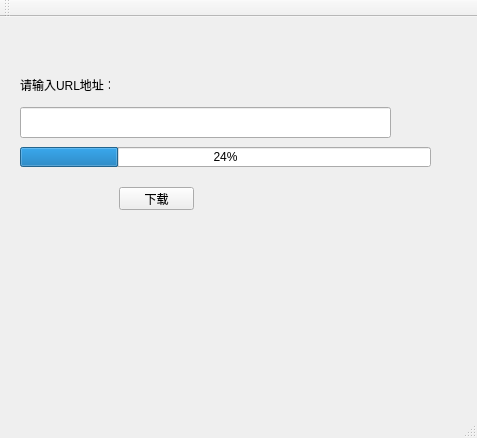
<?xml version="1.0" encoding="UTF-8"?>
<ui version="4.0">
 <class>MainWindow</class>
 <widget class="QMainWindow" name="MainWindow">
  <property name="geometry">
   <rect>
    <x>0</x>
    <y>0</y>
    <width>477</width>
    <height>438</height>
   </rect>
  </property>
  <property name="windowTitle">
   <string>MainWindow</string>
  </property>
  <widget class="QWidget" name="centralWidget">
   <widget class="QPushButton" name="pushButton">
    <property name="geometry">
     <rect>
      <x>119</x>
      <y>170</y>
      <width>75</width>
      <height>23</height>
     </rect>
    </property>
    <property name="text">
     <string>下载</string>
    </property>
   </widget>
   <widget class="QLineEdit" name="lineEdit">
    <property name="geometry">
     <rect>
      <x>20</x>
      <y>90</y>
      <width>371</width>
      <height>31</height>
     </rect>
    </property>
   </widget>
   <widget class="QLabel" name="label">
    <property name="geometry">
     <rect>
      <x>20</x>
      <y>60</y>
      <width>90</width>
      <height>16</height>
     </rect>
    </property>
    <property name="text">
     <string>请输入URL地址：</string>
    </property>
   </widget>
   <widget class="QProgressBar" name="progressBar">
    <property name="geometry">
     <rect>
      <x>20</x>
      <y>130</y>
      <width>411</width>
      <height>20</height>
     </rect>
    </property>
    <property name="value">
     <number>24</number>
    </property>
   </widget>
  </widget>
  <widget class="QMenuBar" name="menuBar">
   <property name="geometry">
    <rect>
     <x>0</x>
     <y>0</y>
     <width>477</width>
     <height>23</height>
    </rect>
   </property>
  </widget>
  <widget class="QToolBar" name="mainToolBar">
   <attribute name="toolBarArea">
    <enum>TopToolBarArea</enum>
   </attribute>
   <attribute name="toolBarBreak">
    <bool>false</bool>
   </attribute>
  </widget>
  <widget class="QStatusBar" name="statusBar"/>
 </widget>
 <layoutdefault spacing="6" margin="11"/>
 <resources/>
 <connections/>
</ui>
